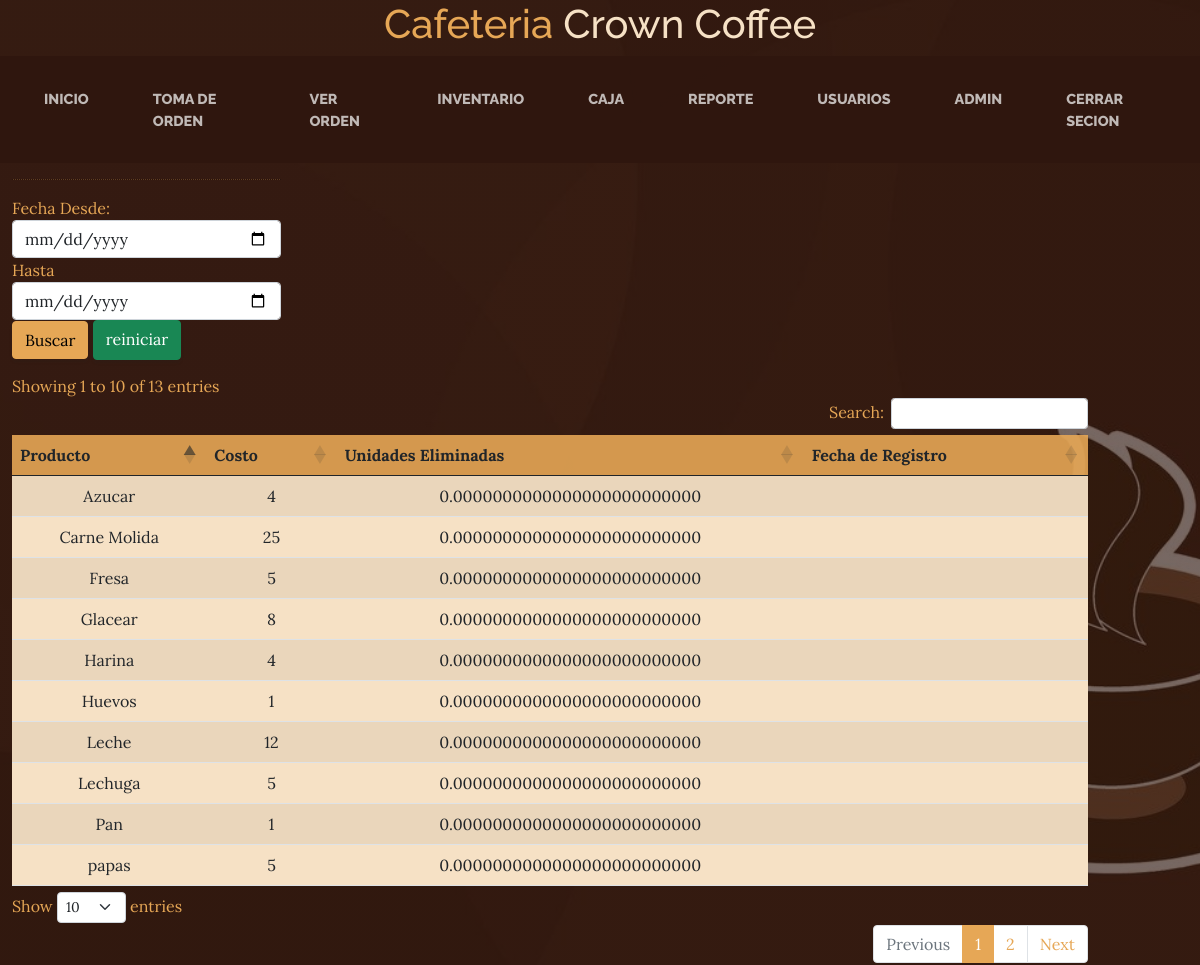
The app's page /tbfecha.php (signed in) with its own data.
### tables this page shows
CREATE TABLE `producto_inventario` (
  `id_producto_inv` int(11) NOT NULL,
  `nombre_prod_inv` varchar(255) NOT NULL,
  `costo_prod_inv` int(11) NOT NULL,
  `precio_prod_inv` int(11) DEFAULT NULL,
  `u_medida_prod_inv` int(11) NOT NULL,
  `u_disp_prod_inv` decimal(30,25) DEFAULT 0.0000000000000000000000000,
  `u_vend_prod_inv` decimal(30,25) DEFAULT 0.0000000000000000000000000,
  `u_comp_prod_inv` decimal(30,25) DEFAULT 0.0000000000000000000000000,
  `u_elim_prod_inv` decimal(30,25) DEFAULT 0.0000000000000000000000000,
  `descrip_prod_inv` varchar(255) DEFAULT NULL
);

### range.php (the view)
<?php
	require'db.php';
	if(ISSET($_POST['search'])){
		$date1 = date("Y-m-d", strtotime($_POST['date1']));
		$date2 = date("Y-m-d", strtotime($_POST['date2']));
		$query=mysqli_query($conexion, "SELECT * FROM `producto_inventario` WHERE `fecha_producto` BETWEEN '$date1' AND '$date2'") or die(mysqli_error());
		$row=mysqli_num_rows($query);
		if($row>0){
			while($fetch=mysqli_fetch_array($query)){
?>
	<tr>
		<td ><?php echo $fetch['nombre_prod_inv']?></td>
		<td><?php echo $fetch['costo_prod_inv']?></td>
		<td><?php echo $fetch['u_elim_prod_inv']?></td>
		<td><?php echo $fetch['fecha_producto']?></td>
	</tr>
<?php
			}
		}else{
			echo'
			<tr>
				<td colspan = "4"><center>Registros no Existen</center></td>
			</tr>';
		}
	}else{
		$query=mysqli_query($conexion, "SELECT * FROM `producto_inventario`") or die(mysqli_error());
		while($fetch=mysqli_fetch_array($query)){
?>
	<tr>
		<td ><?php echo $fetch['nombre_prod_inv']?></td>
		<td><?php echo $fetch['costo_prod_inv']?></td>
		<td><?php echo $fetch['u_elim_prod_inv']?></td>
		<td><?php echo $fetch['fecha_producto']?></td>
	</tr>
<?php
		}
	}
?>

### records on screen
producto_inventario: nombre_prod_inv "Fresa", costo_prod_inv "5", u_elim_prod_inv "0.0000000000000000000000000"
producto_inventario: nombre_prod_inv "Azucar", costo_prod_inv "4", u_elim_prod_inv "0.0000000000000000000000000"
producto_inventario: nombre_prod_inv "Leche", costo_prod_inv "12", u_elim_prod_inv "0.0000000000000000000000000"
producto_inventario: nombre_prod_inv "Pan", costo_prod_inv "1", u_elim_prod_inv "0.0000000000000000000000000"
producto_inventario: nombre_prod_inv "Lechuga", costo_prod_inv "5", u_elim_prod_inv "0.0000000000000000000000000"
producto_inventario: nombre_prod_inv "Carne Molida", costo_prod_inv "25", u_elim_prod_inv "0.0000000000000000000000000"
producto_inventario: nombre_prod_inv "Harina", costo_prod_inv "4", u_elim_prod_inv "0.0000000000000000000000000"
producto_inventario: nombre_prod_inv "Huevos", costo_prod_inv "1", u_elim_prod_inv "0.0000000000000000000000000"
producto_inventario: nombre_prod_inv "Glacear", costo_prod_inv "8", u_elim_prod_inv "0.0000000000000000000000000"
producto_inventario: nombre_prod_inv "papas", costo_prod_inv "5", u_elim_prod_inv "0.0000000000000000000000000"

### other values on screen
$_SESSION['usuario'] "ADMIN"
